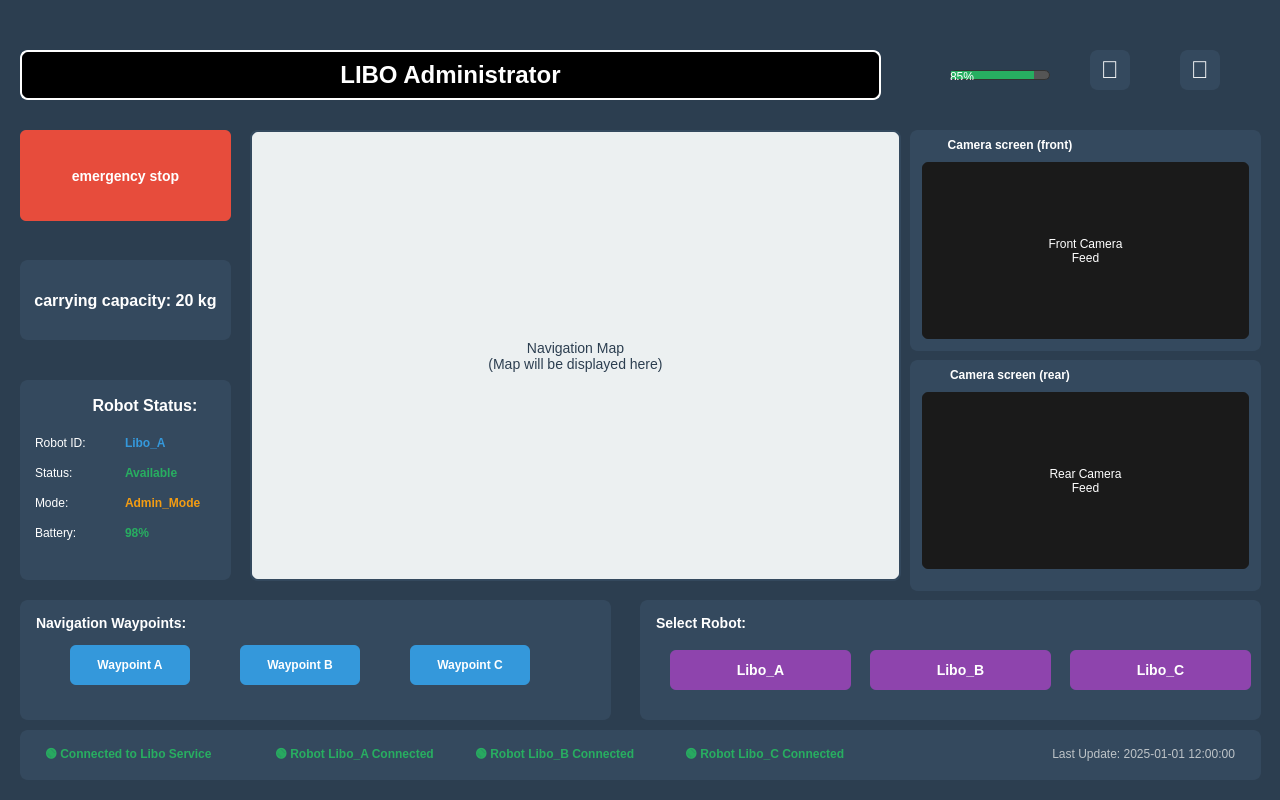
<?xml version="1.0" encoding="UTF-8"?>
<ui version="4.0">
 <class>MainWidget</class>
 <widget class="QWidget" name="MainWidget">
  <property name="geometry">
   <rect>
    <x>0</x>
    <y>0</y>
    <width>1280</width>
    <height>800</height>
   </rect>
  </property>
  <property name="windowTitle">
   <string>LIBO Administrator - Main</string>
  </property>
  <property name="styleSheet">
   <string>QWidget {
    background-color: #2c3e50;
    color: white;
    font-family: Arial;
}

QFrame {
    border: 2px solid #34495e;
    border-radius: 8px;
    background-color: #34495e;
}

QPushButton {
    background-color: #3498db;
    border: none;
    border-radius: 6px;
    color: white;
    font-weight: bold;
    padding: 8px;
}

QPushButton:hover {
    background-color: #2980b9;
}

QPushButton:pressed {
    background-color: #21618c;
}

QPushButton#emergency_btn {
    background-color: #e74c3c;
    font-size: 14px;
    font-weight: bold;
}

QPushButton#emergency_btn:hover {
    background-color: #c0392b;
}

QLabel {
    color: white;
    font-size: 12px;
}

QLabel#title_label {
    font-size: 24px;
    font-weight: bold;
    color: white;
    background-color: black;
    border: 2px solid white;
    text-align: center;
    padding: 10px;
}

QLabel#status_label {
    font-size: 14px;
    font-weight: bold;
    background-color: #2c3e50;
    border: 2px solid #34495e;
    padding: 8px;
}

QLabel#camera_label {
    background-color: #1a1a1a;
    border: 2px solid #555555;
    text-align: center;
}

QLabel#map_label {
    background-color: #ffffff;
    border: 2px solid #34495e;
}</string>
  </property>
  <widget class="QLabel" name="title_label">
   <property name="geometry">
    <rect>
     <x>20</x>
     <y>50</y>
     <width>861</width>
     <height>50</height>
    </rect>
   </property>
   <property name="text">
    <string>LIBO Administrator</string>
   </property>
   <property name="alignment">
    <set>Qt::AlignCenter</set>
   </property>
  </widget>
  <widget class="QLabel" name="wifi_icon">
   <property name="geometry">
    <rect>
     <x>1090</x>
     <y>50</y>
     <width>40</width>
     <height>40</height>
    </rect>
   </property>
   <property name="styleSheet">
    <string>font-size: 24px;</string>
   </property>
   <property name="text">
    <string>📶</string>
   </property>
   <property name="alignment">
    <set>Qt::AlignCenter</set>
   </property>
  </widget>
  <widget class="QLabel" name="power_icon">
   <property name="geometry">
    <rect>
     <x>1180</x>
     <y>50</y>
     <width>40</width>
     <height>40</height>
    </rect>
   </property>
   <property name="styleSheet">
    <string>font-size: 24px;</string>
   </property>
   <property name="text">
    <string>🔋</string>
   </property>
   <property name="alignment">
    <set>Qt::AlignCenter</set>
   </property>
  </widget>
  <widget class="QProgressBar" name="battery_progress">
   <property name="geometry">
    <rect>
     <x>950</x>
     <y>70</y>
     <width>100</width>
     <height>10</height>
    </rect>
   </property>
   <property name="styleSheet">
    <string>QProgressBar {
    background-color: #555555;
    border: 1px solid #333333;
    border-radius: 5px;
}

QProgressBar::chunk {
    background-color: #27ae60;
    border-radius: 5px;
}</string>
   </property>
   <property name="value">
    <number>85</number>
   </property>
  </widget>
  <widget class="QFrame" name="capacity_frame">
   <property name="geometry">
    <rect>
     <x>20</x>
     <y>260</y>
     <width>211</width>
     <height>80</height>
    </rect>
   </property>
   <widget class="QLabel" name="capacity_label">
    <property name="geometry">
     <rect>
      <x>10</x>
      <y>10</y>
      <width>191</width>
      <height>60</height>
     </rect>
    </property>
    <property name="styleSheet">
     <string>font-size: 16px; font-weight: bold;</string>
    </property>
    <property name="text">
     <string>carrying capacity: 20 kg</string>
    </property>
    <property name="alignment">
     <set>Qt::AlignCenter</set>
    </property>
   </widget>
  </widget>
  <widget class="QFrame" name="robot_status_frame">
   <property name="geometry">
    <rect>
     <x>20</x>
     <y>380</y>
     <width>211</width>
     <height>200</height>
    </rect>
   </property>
   <widget class="QLabel" name="robot_status_title">
    <property name="geometry">
     <rect>
      <x>10</x>
      <y>10</y>
      <width>230</width>
      <height>30</height>
     </rect>
    </property>
    <property name="styleSheet">
     <string>font-size: 16px; font-weight: bold;</string>
    </property>
    <property name="text">
     <string>Robot Status:</string>
    </property>
    <property name="alignment">
     <set>Qt::AlignCenter</set>
    </property>
   </widget>
   <widget class="QLabel" name="robot_id_label">
    <property name="geometry">
     <rect>
      <x>10</x>
      <y>50</y>
      <width>80</width>
      <height>25</height>
     </rect>
    </property>
    <property name="text">
     <string>Robot ID:</string>
    </property>
   </widget>
   <widget class="QLabel" name="robot_id_value">
    <property name="geometry">
     <rect>
      <x>100</x>
      <y>50</y>
      <width>91</width>
      <height>25</height>
     </rect>
    </property>
    <property name="styleSheet">
     <string>color: #3498db; font-weight: bold;</string>
    </property>
    <property name="text">
     <string>Libo_A</string>
    </property>
   </widget>
   <widget class="QLabel" name="availability_label">
    <property name="geometry">
     <rect>
      <x>10</x>
      <y>80</y>
      <width>80</width>
      <height>25</height>
     </rect>
    </property>
    <property name="text">
     <string>Status:</string>
    </property>
   </widget>
   <widget class="QLabel" name="availability_value">
    <property name="geometry">
     <rect>
      <x>100</x>
      <y>80</y>
      <width>91</width>
      <height>25</height>
     </rect>
    </property>
    <property name="styleSheet">
     <string>color: #27ae60; font-weight: bold;</string>
    </property>
    <property name="text">
     <string>Available</string>
    </property>
   </widget>
   <widget class="QLabel" name="mode_label">
    <property name="geometry">
     <rect>
      <x>10</x>
      <y>110</y>
      <width>80</width>
      <height>25</height>
     </rect>
    </property>
    <property name="text">
     <string>Mode:</string>
    </property>
   </widget>
   <widget class="QLabel" name="mode_value">
    <property name="geometry">
     <rect>
      <x>100</x>
      <y>110</y>
      <width>91</width>
      <height>25</height>
     </rect>
    </property>
    <property name="styleSheet">
     <string>color: #f39c12; font-weight: bold;</string>
    </property>
    <property name="text">
     <string>Admin_Mode</string>
    </property>
   </widget>
   <widget class="QLabel" name="battery_label">
    <property name="geometry">
     <rect>
      <x>10</x>
      <y>140</y>
      <width>80</width>
      <height>25</height>
     </rect>
    </property>
    <property name="text">
     <string>Battery:</string>
    </property>
   </widget>
   <widget class="QLabel" name="battery_value">
    <property name="geometry">
     <rect>
      <x>100</x>
      <y>140</y>
      <width>91</width>
      <height>25</height>
     </rect>
    </property>
    <property name="styleSheet">
     <string>color: #27ae60; font-weight: bold;</string>
    </property>
    <property name="text">
     <string>98%</string>
    </property>
   </widget>
  </widget>
  <widget class="QLabel" name="map_display">
   <property name="geometry">
    <rect>
     <x>250</x>
     <y>130</y>
     <width>651</width>
     <height>451</height>
    </rect>
   </property>
   <property name="styleSheet">
    <string>background-color: #ecf0f1; color: #2c3e50; font-size: 14px;</string>
   </property>
   <property name="text">
    <string>Navigation Map
(Map will be displayed here)</string>
   </property>
   <property name="alignment">
    <set>Qt::AlignCenter</set>
   </property>
  </widget>
  <widget class="QFrame" name="front_camera_frame">
   <property name="geometry">
    <rect>
     <x>910</x>
     <y>130</y>
     <width>351</width>
     <height>221</height>
    </rect>
   </property>
   <widget class="QLabel" name="front_camera_title">
    <property name="geometry">
     <rect>
      <x>10</x>
      <y>5</y>
      <width>180</width>
      <height>20</height>
     </rect>
    </property>
    <property name="styleSheet">
     <string>font-size: 12px; font-weight: bold;</string>
    </property>
    <property name="text">
     <string>Camera screen (front)</string>
    </property>
    <property name="alignment">
     <set>Qt::AlignCenter</set>
    </property>
   </widget>
   <widget class="QLabel" name="front_camera_display">
    <property name="geometry">
     <rect>
      <x>10</x>
      <y>30</y>
      <width>331</width>
      <height>181</height>
     </rect>
    </property>
    <property name="styleSheet">
     <string>background-color: #1a1a1a; color: #ffffff; font-size: 12px;</string>
    </property>
    <property name="text">
     <string>Front Camera
Feed</string>
    </property>
    <property name="alignment">
     <set>Qt::AlignCenter</set>
    </property>
   </widget>
  </widget>
  <widget class="QFrame" name="rear_camera_frame">
   <property name="geometry">
    <rect>
     <x>910</x>
     <y>360</y>
     <width>351</width>
     <height>231</height>
    </rect>
   </property>
   <widget class="QLabel" name="rear_camera_title">
    <property name="geometry">
     <rect>
      <x>10</x>
      <y>5</y>
      <width>180</width>
      <height>20</height>
     </rect>
    </property>
    <property name="styleSheet">
     <string>font-size: 12px; font-weight: bold;</string>
    </property>
    <property name="text">
     <string>Camera screen (rear)</string>
    </property>
    <property name="alignment">
     <set>Qt::AlignCenter</set>
    </property>
   </widget>
   <widget class="QLabel" name="rear_camera_display">
    <property name="geometry">
     <rect>
      <x>10</x>
      <y>30</y>
      <width>331</width>
      <height>181</height>
     </rect>
    </property>
    <property name="styleSheet">
     <string>background-color: #1a1a1a; color: #ffffff; font-size: 12px;</string>
    </property>
    <property name="text">
     <string>Rear Camera
Feed</string>
    </property>
    <property name="alignment">
     <set>Qt::AlignCenter</set>
    </property>
   </widget>
  </widget>
  <widget class="QPushButton" name="emergency_btn">
   <property name="geometry">
    <rect>
     <x>20</x>
     <y>130</y>
     <width>211</width>
     <height>91</height>
    </rect>
   </property>
   <property name="text">
    <string>emergency stop</string>
   </property>
  </widget>
  <widget class="QFrame" name="waypoint_frame">
   <property name="geometry">
    <rect>
     <x>20</x>
     <y>600</y>
     <width>591</width>
     <height>120</height>
    </rect>
   </property>
   <widget class="QLabel" name="waypoint_title">
    <property name="geometry">
     <rect>
      <x>10</x>
      <y>10</y>
      <width>200</width>
      <height>25</height>
     </rect>
    </property>
    <property name="styleSheet">
     <string>font-size: 14px; font-weight: bold;</string>
    </property>
    <property name="text">
     <string>Navigation Waypoints:</string>
    </property>
   </widget>
   <widget class="QPushButton" name="waypoint_a_btn">
    <property name="geometry">
     <rect>
      <x>50</x>
      <y>45</y>
      <width>120</width>
      <height>40</height>
     </rect>
    </property>
    <property name="text">
     <string>Waypoint A</string>
    </property>
   </widget>
   <widget class="QPushButton" name="waypoint_b_btn">
    <property name="geometry">
     <rect>
      <x>220</x>
      <y>45</y>
      <width>120</width>
      <height>40</height>
     </rect>
    </property>
    <property name="text">
     <string>Waypoint B</string>
    </property>
   </widget>
   <widget class="QPushButton" name="waypoint_c_btn">
    <property name="geometry">
     <rect>
      <x>390</x>
      <y>45</y>
      <width>120</width>
      <height>40</height>
     </rect>
    </property>
    <property name="text">
     <string>Waypoint C</string>
    </property>
   </widget>
  </widget>
  <widget class="QFrame" name="status_bar_frame">
   <property name="geometry">
    <rect>
     <x>20</x>
     <y>730</y>
     <width>1241</width>
     <height>50</height>
    </rect>
   </property>
   <widget class="QLabel" name="connection_status">
    <property name="geometry">
     <rect>
      <x>20</x>
      <y>15</y>
      <width>200</width>
      <height>20</height>
     </rect>
    </property>
    <property name="styleSheet">
     <string>color: #27ae60; font-weight: bold;</string>
    </property>
    <property name="text">
     <string>🟢 Connected to Libo Service</string>
    </property>
   </widget>
   <widget class="QLabel" name="robot_connection_status">
    <property name="geometry">
     <rect>
      <x>250</x>
      <y>15</y>
      <width>200</width>
      <height>20</height>
     </rect>
    </property>
    <property name="styleSheet">
     <string>color: #27ae60; font-weight: bold;</string>
    </property>
    <property name="text">
     <string>🟢 Robot Libo_A Connected</string>
    </property>
   </widget>
   <widget class="QLabel" name="timestamp_label">
    <property name="geometry">
     <rect>
      <x>1020</x>
      <y>15</y>
      <width>200</width>
      <height>20</height>
     </rect>
    </property>
    <property name="styleSheet">
     <string>color: #bdc3c7;</string>
    </property>
    <property name="text">
     <string>Last Update: 2025-01-01 12:00:00</string>
    </property>
    <property name="alignment">
     <set>Qt::AlignRight</set>
    </property>
   </widget>
   <widget class="QLabel" name="robot_connection_status_2">
    <property name="geometry">
     <rect>
      <x>450</x>
      <y>15</y>
      <width>200</width>
      <height>20</height>
     </rect>
    </property>
    <property name="styleSheet">
     <string>color: #27ae60; font-weight: bold;</string>
    </property>
    <property name="text">
     <string>🟢 Robot Libo_B Connected</string>
    </property>
   </widget>
   <widget class="QLabel" name="robot_connection_status_3">
    <property name="geometry">
     <rect>
      <x>660</x>
      <y>15</y>
      <width>200</width>
      <height>20</height>
     </rect>
    </property>
    <property name="styleSheet">
     <string>color: #27ae60; font-weight: bold;</string>
    </property>
    <property name="text">
     <string>🟢 Robot Libo_C Connected</string>
    </property>
   </widget>
  </widget>
  <widget class="QFrame" name="waypoint_frame_2">
   <property name="geometry">
    <rect>
     <x>640</x>
     <y>600</y>
     <width>621</width>
     <height>120</height>
    </rect>
   </property>
   <widget class="QLabel" name="waypoint_title_3">
    <property name="geometry">
     <rect>
      <x>10</x>
      <y>10</y>
      <width>200</width>
      <height>25</height>
     </rect>
    </property>
    <property name="styleSheet">
     <string>font-size: 14px; font-weight: bold;</string>
    </property>
    <property name="text">
     <string>Select Robot:</string>
    </property>
   </widget>
   <widget class="QPushButton" name="select_robot_a">
    <property name="geometry">
     <rect>
      <x>30</x>
      <y>50</y>
      <width>181</width>
      <height>40</height>
     </rect>
    </property>
    <property name="styleSheet">
     <string>background-color: #8e44ad; font-size: 14px;</string>
    </property>
    <property name="text">
     <string>Libo_A</string>
    </property>
   </widget>
   <widget class="QPushButton" name="select_robot_b">
    <property name="geometry">
     <rect>
      <x>230</x>
      <y>50</y>
      <width>181</width>
      <height>40</height>
     </rect>
    </property>
    <property name="styleSheet">
     <string>background-color: #8e44ad; font-size: 14px;</string>
    </property>
    <property name="text">
     <string>Libo_B</string>
    </property>
   </widget>
   <widget class="QPushButton" name="select_robot_c">
    <property name="geometry">
     <rect>
      <x>430</x>
      <y>50</y>
      <width>181</width>
      <height>40</height>
     </rect>
    </property>
    <property name="styleSheet">
     <string>background-color: #8e44ad; font-size: 14px;</string>
    </property>
    <property name="text">
     <string>Libo_C</string>
    </property>
   </widget>
  </widget>
 </widget>
 <resources/>
 <connections/>
</ui>
